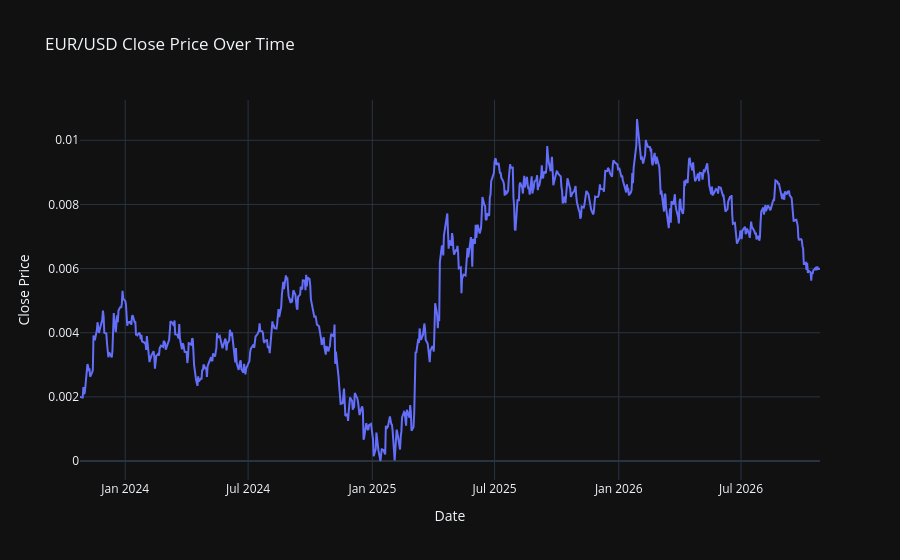

Notebook code cell kept with this figure:
### Code cell
plotly_fig = px.line(eur_usd_df, x=eur_usd_df.Date, y='Close', title='EUR/USD Close Price Over Time')
plotly_fig.update_layout(xaxis_title='Date', yaxis_title='Close Price', template='plotly_dark')
plotly_fig.show()

### Figure 1 — Plotly figure (JSON) as saved in the notebook; plotly's stock layout.template omitted (floating-point values rounded to 4 significant figures; data arrays with more than 128 entries replaced by an {"elided": "..."} marker saying what was removed)
{"data": [{"hovertemplate": "Date=%{x}<br>Close=%{y}<extra></extra>", "legendgroup": "", "line": {"color": "#636efa", "dash": "solid"}, "marker": {"symbol": "circle"}, "mode": "lines", "name": "", "orientation": "v", "showlegend": false, "type": "scatter", "x": {"elided": "778 str values"}, "xaxis": "x", "y": {"elided": "778 float values"}, "yaxis": "y"}], "layout": {"legend": {"tracegroupgap": 0}, "title": {"text": "EUR/USD Close Price Over Time"}, "xaxis": {"anchor": "y", "domain": [0, 1], "title": {"text": "Date"}}, "yaxis": {"anchor": "x", "domain": [0, 1], "title": {"text": "Close Price"}}}}
